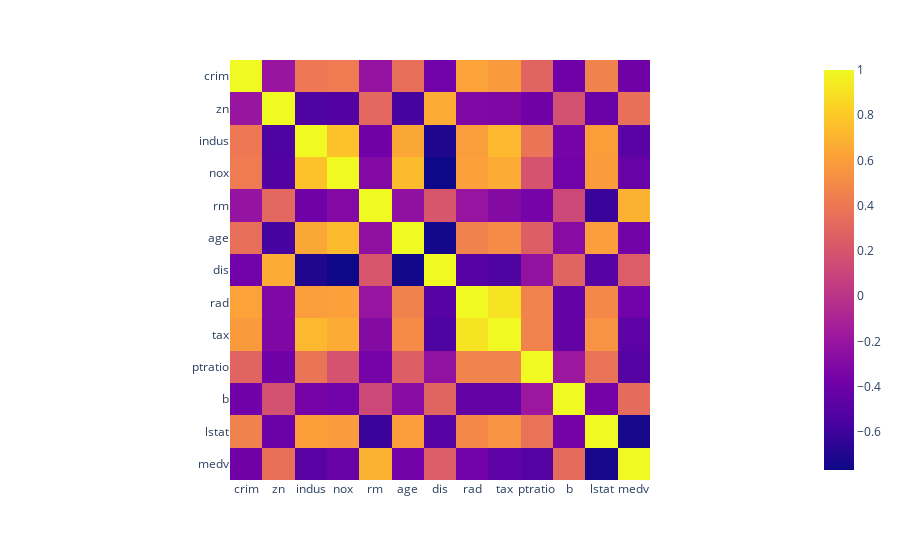

The code cell stored with this chart in its notebook:
### Code cell
fig = px.imshow(df_corrs)
fig.show()

### Figure 1 — Plotly figure (JSON) as saved in the notebook; plotly's stock layout.template omitted (floating-point values rounded to 4 significant figures; data arrays with more than 128 entries replaced by an {"elided": "..."} marker saying what was removed)
{"data": [{"coloraxis": "coloraxis", "hovertemplate": "x: %{x}<br>y: %{y}<br>color: %{z}<extra></extra>", "name": "0", "type": "heatmap", "x": ["crim", "zn", "indus", "nox", "rm", "age", "dis", "rad", "tax", "ptratio", "b", "lstat", "medv"], "xaxis": "x", "y": ["crim", "zn", "indus", "nox", "rm", "age", "dis", "rad", "tax", "ptratio", "b", "lstat", "medv"], "yaxis": "y", "z": {"elided": "13x13 float values"}}], "layout": {"coloraxis": {"colorscale": [[0, "#0d0887"], [0.1111, "#46039f"], [0.2222, "#7201a8"], [0.3333, "#9c179e"], [0.4444, "#bd3786"], [0.5556, "#d8576b"], [0.6667, "#ed7953"], [0.7778, "#fb9f3a"], [0.8889, "#fdca26"], [1, "#f0f921"]]}, "margin": {"t": 60}, "xaxis": {"anchor": "y", "constrain": "domain", "domain": [0, 1], "scaleanchor": "y"}, "yaxis": {"anchor": "x", "autorange": "reversed", "constrain": "domain", "domain": [0, 1]}}}
